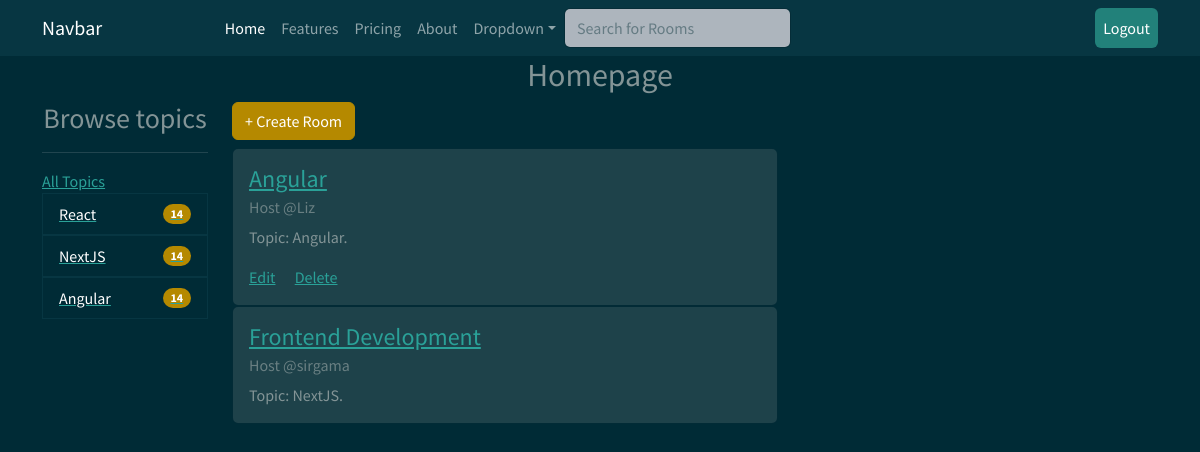
Screenshot of / (signed in) with the database file from the repository.
### mainapp/models.py (models this page shows, shortened)
class Topic(models.Model):
    name = models.CharField(max_length=200)

class Room(models.Model):
    host = models.ForeignKey(User,on_delete=models.SET_NULL, null=True)
    topic = models.ForeignKey(Topic, on_delete=models.SET_NULL, null=True)
    name = models.CharField(max_length=100)
    description = models.TextField(null=True, blank=True)
    updated = models.DateTimeField(auto_now=True)
    created = models.DateTimeField(auto_now_add=True)
    class Meta:
        ordering = ['-updated', '-created']

### mainapp/views.py (the view)
# urls.py: 2. Add a URL to urlpatterns:  path('', views.home, name='home')
def home(request):
    q = request.GET.get('q') if request.GET.get('q')!= None else ''
    room = Room.objects.filter(Q(topic__name__icontains = q) | Q(name__icontains=q) | Q(description__icontains=q) | Q(host__username__icontains=q))
    topic = Topic.objects.all()
    context = {
        "rooms":room,
        "topics":topic
    }
    return render(request, 'mainapp/home.html', context)

### mainapp/templates/mainapp/home.html
{% extends 'mainapp/base.html' %}
{% load static %}
{% block content %}
{% include 'mainapp/navbar.html' %}
<h2 class="text-center">Homepage</h2>
<div class="container">
    <div class="row">
        <div class="col-md-2">
            <h3 class="text-center">Browse topics</h3>
            <hr>
            <a href="{% url 'home' %}">All Topics</a>
            <ul class="list-group">
                {% for topic in topics %}
                   <a href="{% url 'home' %}?q={{topic.name}}"> <li class="list-group-item d-flex justify-content-between align-items-center">
                    {{topic.name}}
                    <span class="badge bg-primary rounded-pill">14</span>
                    </li></a>
                {% endfor %}
            </ul>
        </div>
        <div class="col-md-6">
           <a href="{% url 'newroom' %}"><h6 class="btn btn-primary">+ Create Room</h6></a>
            {% for room in rooms %}
            <div class="card">
                <div class="card-body">
                  <h4 class="card-title"><a href="{% url 'room' room.id %}">{{room.name}}</a></h4>
                  <h6 class="card-subtitle mb-2 text-muted">Host @{{room.host.username}}</h6>
                  <p class="card-text">Topic: {{room.topic.name}}.</p>
                  {% if request.user == room.host %}
                  <a href="{% url 'update' room.id %}" class="card-link">Edit</a>
                  <a href="{%url 'delete' room.id %}" class="card-link">Delete</a>
                  {% endif %}
                </div>
              </div>
              {% endfor %}
        </div>
        <div class="col-md-3">
        </div>
    </div>
</div>
{% endblock %}

### rows the page displays
Topic: name "React"
Topic: name "NextJS"
Topic: name "Angular"
Room: name "Angular", host.username "Liz", topic.name "Angular", shows "Edit"
Room: name "Frontend Development", host.username "sirgama", topic.name "NextJS"
